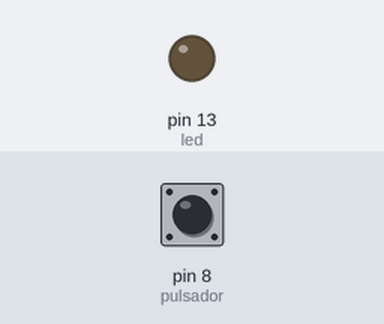
Recording of a sketch running on a simulated Arduino Uno, built with avr-gcc and run on an emulated ATmega328P. On the bench: output pins drawn as LEDs (lit = HIGH). Inputs (shaded band) come from the test bench; at power-on: pin 8 (pulsador) LOW. The modem accepts every AT command (registered, SIM ready, sends succeed) and sends nothing else; what the sketch prints to the serial monitor is not drawn.

Above: at 1.3 s.
1.4 s: pin 8 (pulsador) pulled HIGH for 0.15 s
At 2.4 s:
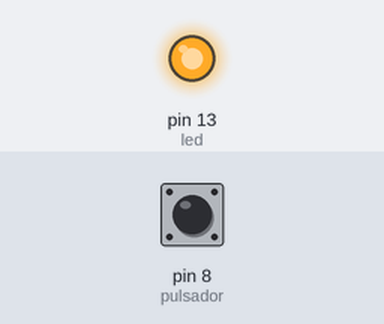
Timing chart, 0 to 4.4 s (numbered marks = the images above; inputs shaded):
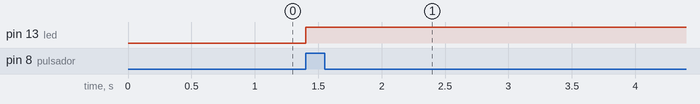

Measured:
- after the input at 1.4 s, pin 13 (led): LOW → HIGH at once

The sketch:

proy1.ino
```cpp
#include <SoftwareSerial.h> //  libreria Software Serial
char phone[]="1161855716";
int pulsador=8;
int led=13;
SoftwareSerial SIM800L(1,2); //Instancia el objeto SIM800L y le pasamos los parametros de los pines TX y RX
String valor;  //Declaro la variable de tipo String valor.

void setup() {
  pinMode(13, OUTPUT); //Declaro el pin 13 como salida.
  Serial.begin(9600); //Inicio la primera comunicacion Serial.
  SIM800L.begin(9600); //Inicializo la segunda comunicacion Serial.
  SIM800L.println("AT+CMGF=1"); //para utilizar los SMS.
  delay(100); //Delay de 0.1 sec
  SIM800L.println("AT+CNMI=1,2,0,0,0"); //Configurar el SIM800L p/ que muestre msm por com. serie.
}

void loop() {
 digitalWrite(led,LOW);

//if(valor.length()>=0){

    //valor = SIM800L.readString(); //Guardar en la var valor el sms que recibe el Arduino
//    Serial.println("Nuevo SMS: "+ valor.length()); //Imprime ese SMS en el monitor Serial
//    digitalWrite(led,HIGH);
//  }


if(SIM800L.available()){

    valor = SIM800L.readString(); //Guardar en la var valor el sms que recibe el Arduino
    Serial.println("Nuevo SMS: "+ valor.length()); //Imprime ese SMS en el monitor Serial
    digitalWrite(led,HIGH);
  }

if (digitalRead(pulsador)==HIGH){
  digitalWrite(led,HIGH);
Serial.begin(9600);
  delay(2000);
  Serial.println("AT");
  delay(2000);
  Serial.print("ATD");
  Serial.print(phone);

  Serial.println(";");
  delay(80000);
  Serial.println("ATH");
  digitalWrite(led,LOW);
 }


  }
```
